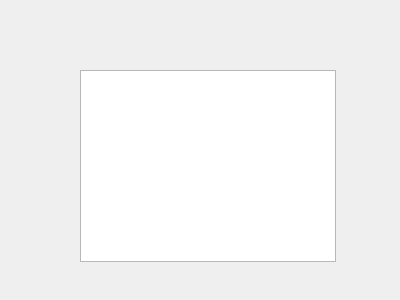
<?xml version="1.0" encoding="UTF-8"?>
<ui version="4.0">
 <class>Form</class>
 <widget class="QWidget" name="Form">
  <property name="geometry">
   <rect>
    <x>0</x>
    <y>0</y>
    <width>400</width>
    <height>300</height>
   </rect>
  </property>
  <property name="windowTitle">
   <string>Form</string>
  </property>
  <property name="layoutDirection">
   <enum>Qt::LeftToRight</enum>
  </property>
  <widget class="QTableView" name="tableView">
   <property name="geometry">
    <rect>
     <x>80</x>
     <y>70</y>
     <width>256</width>
     <height>192</height>
    </rect>
   </property>
  </widget>
 </widget>
 <resources/>
 <connections/>
</ui>
